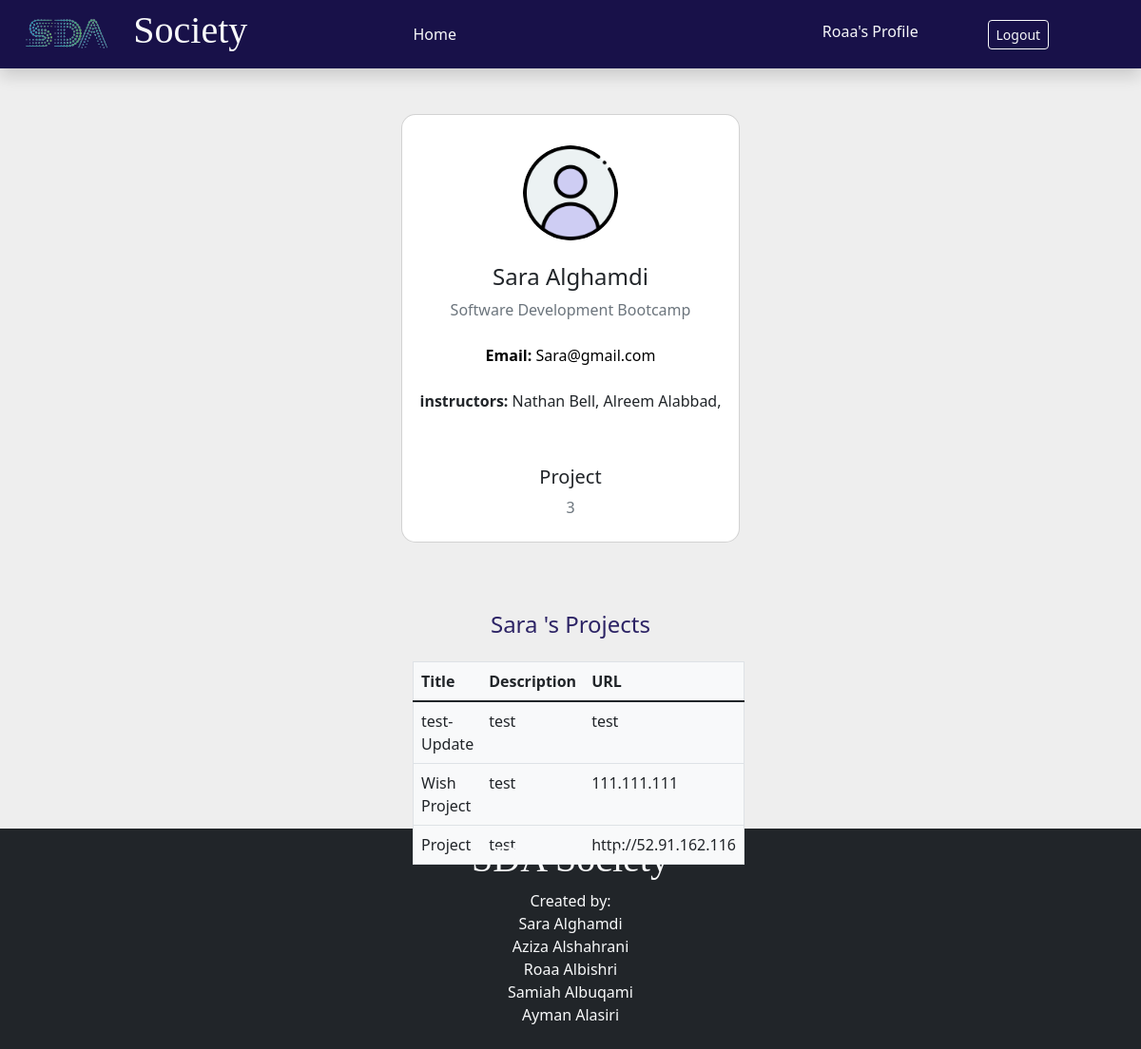
Page /go_profile/4 (signed in) on the committed database.
### App/models.py (models this page shows)
class Student(models.Model):
    fname = models.CharField(max_length=255)
    lname = models.CharField(max_length=255)
    email = models.CharField(max_length=255)
    password = models.CharField(max_length=255)
    bootcamp= models.ForeignKey(Bootcamp, related_name='students' ,on_delete=models.CASCADE)
    created_at = models.DateTimeField(auto_now_add=True)
    updated_at = models.DateTimeField(auto_now=True)
    objects= StudentManager()

class Bootcamp(models.Model):
    title = models.CharField(max_length=255)
    desc = models.TextField()
    img = models.ImageField(upload_to='files/covers')
    created_at = models.DateTimeField(auto_now_add=True)
    updated_at = models.DateTimeField(auto_now=True)

class instructor(models.Model):
    name = models.CharField(max_length=255)
    bootcamp=models.ForeignKey(Bootcamp, related_name='instructors',on_delete=models.CASCADE)

class Project(models.Model):
    title = models.CharField(max_length=20)
    desc = models.TextField()
    url=models.URLField()
    img_project = models.ImageField(upload_to='files/covers')
    student=models.ForeignKey(Student,related_name='projects',on_delete=models.CASCADE)

### App/views.py (the view)
# urls.py: path('go_profile/<int:_id>',views.go_profile),
def go_profile(request,_id):
    if 'student_id' not in request.session:
        return redirect('/reg_log')
    student=Student.objects.get(id=_id)
    if request.session['student_id'] == student.id:
        return redirect('/profile')
    else:
        context = {
        "this_student":Student.objects.get(id=request.session['student_id']),
        "student":student
        }
    return render(request, "student/profile_student.html", context)

### App/templates/student/profile_student.html (shortened to what this page needs)
<!DOCTYPE html>
<html lang="en">
    <head>
    {% load static %}
    <link rel="stylesheet" href="https://cdn.jsdelivr.net/npm/bootstrap@5.2.0-beta1/dist/css/bootstrap.rtl.min.css">
</head>
<body>
    <div class="navbar sticky-top navbar navbar-expand-xs navbar-dark navbar-rounded shadow p-2 px-4 " style="background: #181149;">
        <div class="d-flex row " style="align-items:center;">
            <img class="col-4" src="{% static '/logo-removebg-preview.png' %}" width="90" alt="" >
            <h1 class="col-4 text-light" style="font-family:cairo;">Society</h1>
        </div>
        <div class="col-4">
            <ul class="nav">
                <li class="nav-item col-4">
                    <a class="nav-link active text-light" href="/home_student">Home</a>
                </li>
            </ul>
        </div>
        <div class="col-4">
            <div class="d-flex justify-content-evenly">
                <a class="nav-link text-light" href="/profile">{{this_student.fname}}'s Profile</a>
                <a href="/logout" class="btn btn-outline-light btn-sm">Logout</a>
            </div>
        </div>
    </div>
    <section class="vh-100" style="background-color: #eee;">
        <div class="container py-5 h-100">
            <div class="row d-flex justify-content-center align-items-center h-100">
                <div class="col-md-12 col-xl-4">
                    <div class="card" style="border-radius: 15px;">
                        <div class="card-body text-center">
                            <div class="mt-3 mb-4">
                                <img src="{% static '/user.png' %}"
                                class="rounded-circle img-fluid" style="width: 100px;" />
                            </div>
                            <h4 class="mb-2">{{student.fname}} {{student.lname}}</h4>
                            <p class="text-muted mb-4">{{student.bootcamp.title}}
                                <p class="text-black mb-4"> <strong>Email: </strong> {{student.email}}
                            <div class="mb-4 pb-2">
                                <span><strong>instructors:</strong>
                                    {% for instructor in student.bootcamp.instructors.all %}
                                    {{instructor.name}},
                                </span>
                                    {% endfor %}
                            </div>
                            <div class="d-flex justify-content-center text-center mt-5 mb-2">
                                <div>
                                <p class="mb-2 h5 text-center">Project</p>
                                <p class="text-muted mb-0">{{student.projects.all|length}}</p>
                                </div>
                            </div>
                        </div>
                    </div>
                    <br>
                    <div class="container ">
                        <div class="my-5 ">
                            <h4 class="my-4 d-flex justify-content-center" style="color: #2c2365;">{{student.fname}}'s Projects </h4>
                            <table class="table table-hover bg-light border border-radius-5%">
                                <thead>
                                    <tr>
                                        <th scope="col">Title</th>
                                        <th scope="col">Description</th>
                                        <th scope="col">URL</th>
                                    </tr>
                                </thead>
                                <tbody class="table-group-divider">
                                {%for project in student.projects.all %}
                                <tr>
                                    <td>{{project.title}}</td>
                                    <td>{{project.desc}}</td>
                                    <td>{{project.url}}</td>
                                </tr>
                                    {%endfor%}
                                </tbody>
                            </table>
                        </div>
                </div>
            </div>
        </div>
</section>
    <footer class="bg-dark text-light p-2">
        <section id="contact" class="site-footer">
            <div class="container">
                <div class="row m-b-lg ">
                    <div class="col-lg-12 text-center">
                        <h1 class="contact-us" style="font-family:cairo;">SDA Society</h1>
                    </div>
                </div>
                </div>
                <div class="row">
                    <div class=" col-lg-12 text-center m-t-lg m-b-lg ">
                        <p class="copy-right fw-lighter"><strong> Created by:</strong><br/>
                            Sara Alghamdi <br/>
                            Aziza Alshahrani<br/>
                            Roaa Albishri <br/>
                            Samiah Albuqami<br/>
                            Ayman Alasiri<br/>
                        </p>
                    </div>
                </div>
        </section>
    </footer>
</body>
</html>

### rows in the picture
Student: fname "Roaa"
Student: fname "Sara", lname "Alghamdi", bootcamp "Software Development Bootcamp", email "Sara@gmail.com", projects.all|length "3"
instructor: name "Nathan Bell"
instructor: name "Alreem Alabbad"
Project: title "test-Update", desc "test", url "test"
Project: title "Wish Project", desc "test", url "111.111.111"
Project: title "Project", desc "test", url "http://52.91.162.116"
